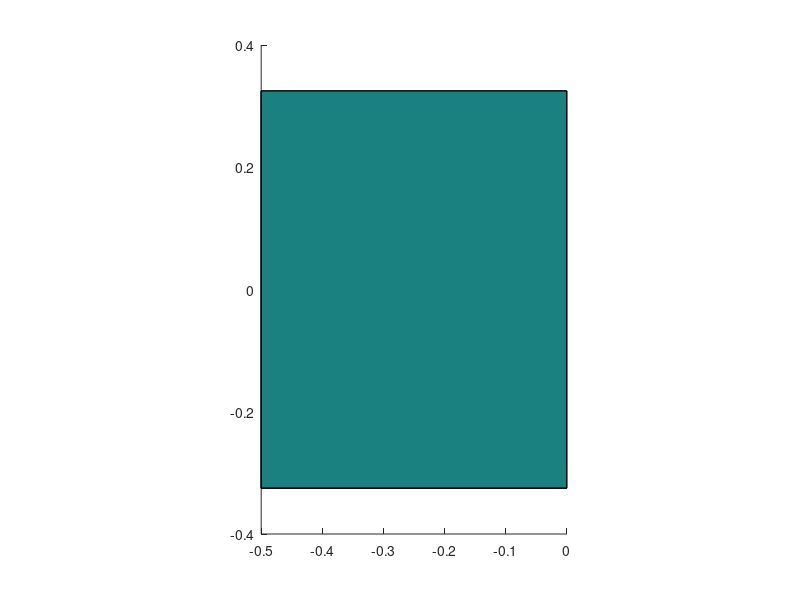

Source code (MATLAB):
function p = linearLink(parentAxes, faceColor)
if (nargin == 0)
    parentAxes = gca;
    faceColor = [.1 .5 .5];
elseif (nargin == 1)
    faceColor = [.1 .5 .5];
end
set(parentAxes, 'DataAspectRatio', [1 1 1]);
% link0Verts =...
%     [ 6.55   -1.8     8.5;%1
%       6.55    1.8    8.5;%2
%       6.55    1.8    8.25;%3
%       6.55   -1.8    8.25;%4
%       13.55	 -1.8	8.5;%5
%       13.55	 -1.8 	8.25;%6
%       13.55	  1.8	8.25;%7
%       13.55	  1.8	8.5;];%8
  
  
  link0Verts =...
    [ -.5  -.325   -9+2;%1
      -.5   .325   -9+2;%2
      -.5   .325      2;%3
      -.5   -.325      2;%4
       0    -.325	 -9+2;%5
       0    -.325 	 2;%6
       0     .325	 2;%7
       0     .325  -9+2;];%8
 
AA = zeros(8,3);
AA(:,1) = 0;

link0Verts = link0Verts;% + AA;
link0Faces =...
    [1  2  3  4;
     1  5  6 4;
    4  3  7 6;
    2  3  7 8;
    8 7  6 5];

p = patch('Parent', parentAxes, 'Faces',link0Faces,'Vertices',link0Verts,'FaceColor',faceColor);

end